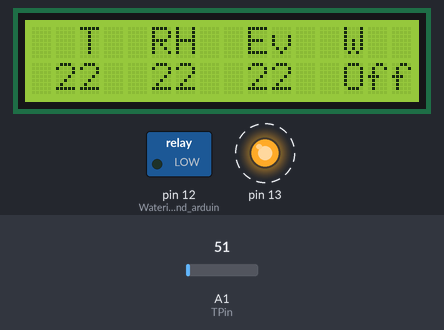
Bench run of a sketch on a simulated Arduino Uno, built with avr-gcc and run on an emulated ATmega328P. Parts: 16×2 character LCD, switched loads named in the sketch (green lamp = pin HIGH), output pins drawn as LEDs (lit = HIGH). Dashed ring = blinking. The test bench sets the inputs (shaded band); at power-on: A1 (TPin) = 51.

Above: at 1.2 s.
1.3 s: A1 (TPin) set to 55
At 2.8 s:
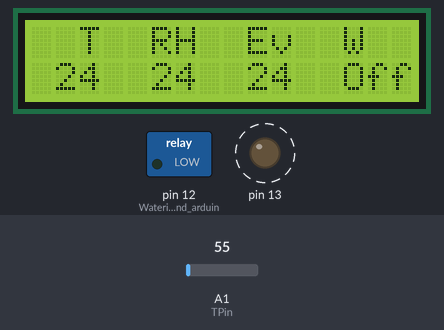
4.3 s: A1 (TPin) set to 58
At 7.2 s:
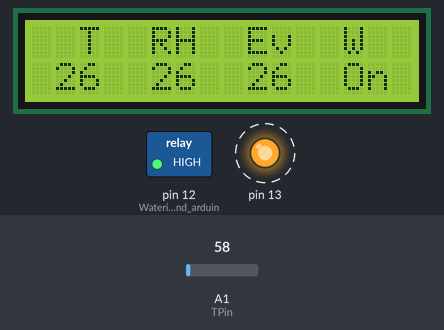
7.3 s: A1 (TPin) set to 71
At 8.3 s:
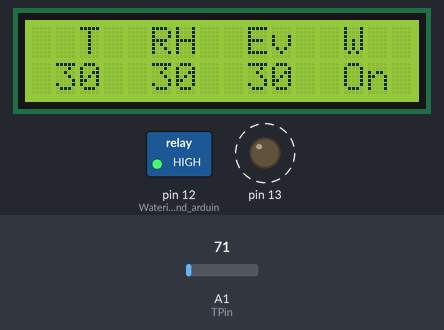
Timing chart, 0 to 16.3 s (numbered marks = the images above; inputs shaded):
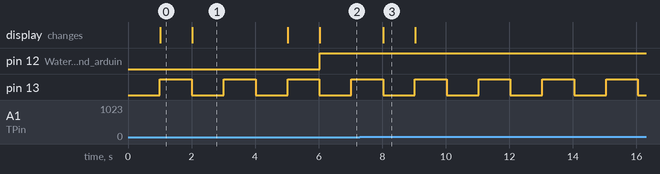

The sketch:

RegadorInteligente.ino
```cpp
#include <Wire.h>
#include <LiquidCrystal_I2C.h>

#include <SoftwareSerial.h>

/* This sample code demonstrates the normal use of a TinyGPS object.
   It requires the use of SoftwareSerial, and assumes that you have a
   4800-baud serial GPS device hooked up on pins 4(rx) and 3(tx).
*/

//SoftwareSerial ss(4, 3);

// initialize the LCD library with the numbers of the interface pins
LiquidCrystal_I2C lcd(0x27,16,2);

float Tagora = 0, Tsoma = 0 , T = 0, k = 0.92;
int TPin = 1; // temp sensor pin
float TCelsius;
long antes = 0;
int segundos = 0;
int n =0;
float Cadj = 1;
int entrada = 0, Setpoint = 26  ;
int led = 0;


void setup()
{
  Serial.begin(115200);

  //Serial.println("-------------------------------------------------------------------------------------------------------------------------------------");

  //ss.begin(57600);

  pinMode(13, OUTPUT);
  pinMode(12, OUTPUT);    // Watering relay and arduino led

  // set up the LCD's number of columns and rows:
  lcd.init(); //  lcd.begin(16, 2);
  lcd.backlight();
  // Print a message to the LCD.
  lcd.setCursor(0, 0);
  lcd.print("  T  RH  Ev  W");

}

void loop()
{
  Serial.println();


  int i;
  unsigned long agora = millis();

  //T average calculation
  Tagora = analogRead(TPin);        //read the value from the sensor
  Tagora = k * Tagora; // adjust for specific sensor. T boil must be 100 C
  n = n+1; Tsoma = Tsoma + Tagora;  T = Tsoma / n;
  // a cada segundo
  if(agora - antes > 1000) {
    antes = agora;
    segundos = segundos + 1;
    //Heartbeat
    if ( led == 0 ) {led=1; digitalWrite(13, HIGH); }
      else {led=0; digitalWrite(13, LOW); };
    //lcd.setCursor(11, 0); lcd.print((int) segundos);
    TCelsius = Cadj * ( 5 * T  * 100 ) / 1024;  // Voltage to Celsius
    // Constante de ajuste , 5V =  V limite da entrada do Arduino,
    // 1024 niveis (Quantizacao da entrada do Arduino), 100 = 1/0.01 = 10mV/ºC (LM35)
    lcd.setCursor(1, 1); lcd.print((int) TCelsius); // T em Celsius
    lcd.setCursor(5, 1); lcd.print((int) TCelsius); // RH em %
    lcd.setCursor(9, 1); lcd.print((int) TCelsius); // Ev em lx
    // Reset averaging cycle
    Tagora = 0; Tsoma = 0; T = 0; n = 0;
    }
  //Liga ou desliga resistência com histerese de +0 e -1 do SetPoint
  if (TCelsius < (Setpoint - 1)) { digitalWrite(12, LOW); lcd.setCursor(13, 1); lcd.print("Off "); };
  if (TCelsius > (Setpoint + 0)) { digitalWrite(12, HIGH); lcd.setCursor(13, 1); lcd.print("On "); };

}
```

Measured:
- the behaviour switches between 57 and 58 on A1 (TPin) (found by bisection; images 1 and 2)
- after the input at 1.3 s, the display: changes after 0.72 s (image 1)
- after the input at 4.3 s, pin 12 (Watering_relay_and_arduin): LOW → HIGH after 1.7 s; the display: first changes after 0.73 s (image 2 shows a later state)
- after the input at 7.3 s, the display: changes after 0.74 s (image 3)
- by itself, pin 13: alternates HIGH for 1.0 s and LOW for 1.0 s
- what the display in image 3 shows lasts 1.0 s, from 8.0 s to 9.0 s
